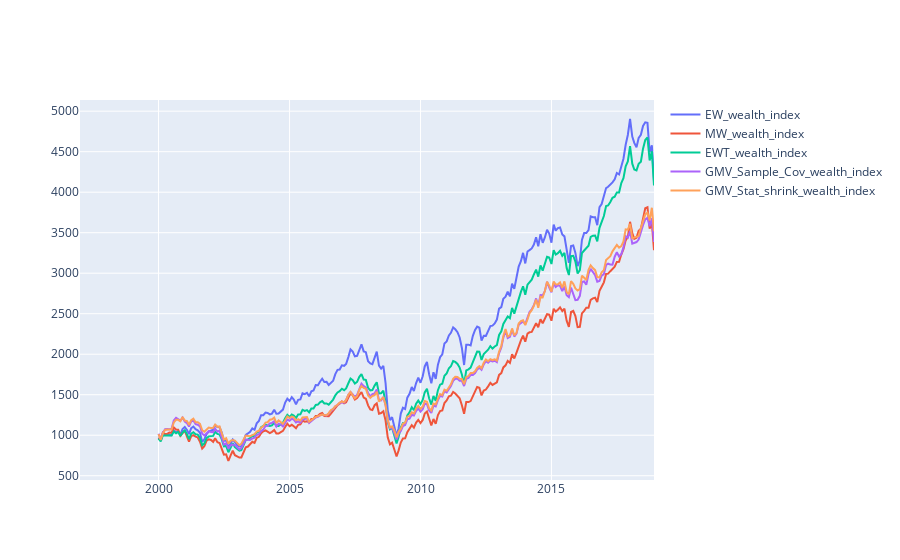

This figure's notebook cell:
### Code cell
plot_wealth_index(btr1)

### Figure 1 — Plotly figure (JSON) as saved in the notebook; plotly's stock layout.template omitted (floating-point values rounded to 4 significant figures; data arrays with more than 128 entries replaced by an {"elided": "..."} marker saying what was removed)
{"data": [{"name": "EW_wealth_index", "type": "scatter", "x": {"elided": "264 str values"}, "y": {"elided": "264 float values"}}, {"name": "MW_wealth_index", "type": "scatter", "x": {"elided": "264 str values"}, "y": {"elided": "264 float values"}}, {"name": "EWT_wealth_index", "type": "scatter", "x": {"elided": "264 str values"}, "y": {"elided": "264 float values"}}, {"name": "GMV_Sample_Cov_wealth_index", "type": "scatter", "x": {"elided": "264 str values"}, "y": {"elided": "264 float values"}}, {"name": "GMV_Stat_shrink_wealth_index", "type": "scatter", "x": {"elided": "264 str values"}, "y": {"elided": "264 float values"}}], "layout": {}}
